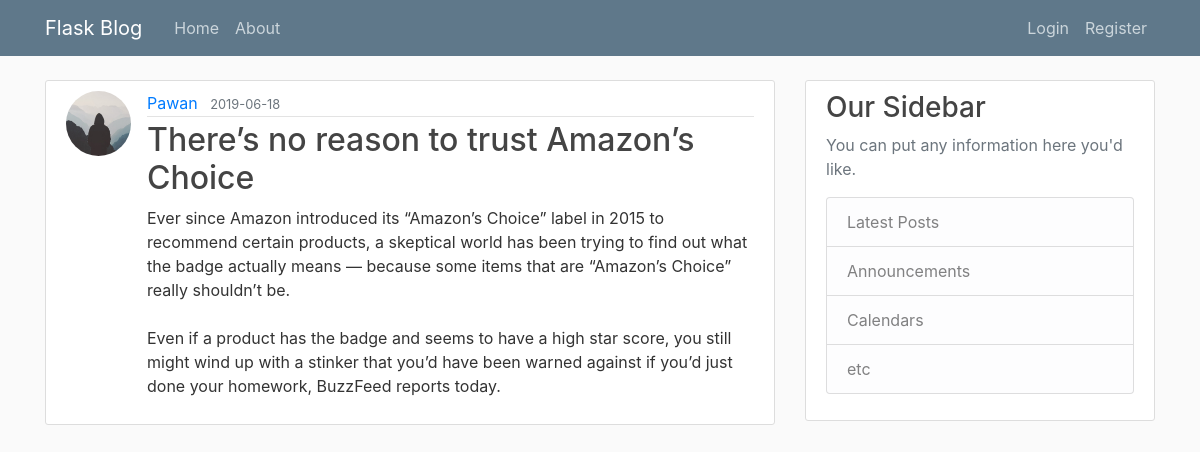
The page /post/14 on the database its author committed.
### flaskblog/models.py (models this page shows, shortened)
class User(db.Model, UserMixin):
    id = db.Column(db.Integer, primary_key=True)
    username = db.Column(db.String(20), unique=True, nullable=False)
    email = db.Column(db.String(120), unique=True, nullable=False)
    image_file = db.Column(db.String(20), nullable=False, default='default.jpg')
    password = db.Column(db.String(60), nullable=False)
    posts = db.relationship('Post', backref='author', lazy=True)

class Post(db.Model):
    id = db.Column(db.Integer, primary_key=True)
    title = db.Column(db.String(100), nullable=False)
    date_posted = db.Column(db.DateTime, nullable=False, default=datetime.utcnow)
    content = db.Column(db.Text, nullable=False)
    user_id = db.Column(db.Integer, db.ForeignKey('user.id'), nullable=False)

### flaskblog/routes.py (the view)
@app.route("/post/<int:post_id>")
def post(post_id):
    post = Post.query.get_or_404(post_id)
    return render_template('post.html', title=post.title, post=post)

### flaskblog/templates/post.html (shortened to what this page needs)
{% extends "layout.html" %}
{% block content %}
	<article class="media content-section">
		<img class="rounded-circle article-img" src="{{ url_for('static', filename='profile_pics/') + post.author.image_file }}">
	  <div class="media-body">
	    <div class="article-metadata">
	      <a class="mr-2" href="{{ url_for('user_posts', username=post.author.username) }}">{{ post.author.username }}</a>
	      <small class="text-muted">{{ post.date_posted.strftime('%Y-%m-%d') }}</small>
	    </div>
	    <h2 class="article-title">{{ post.title }}</h2>
	    <p class="article-content">{{ post.content }}</p>
	  </div>
	</article>
{% endblock content %}

### flaskblog/static/main.css (style rules this page uses)
body { background: #fafafa; color: #333333; margin-top: 5rem; }
h1, h2, h3, h4, h5, h6 { color: #444444; }
.content-section { background: #ffffff; padding: 10px 20px; border: 1px solid #dddddd; border-radius: 3px; margin-bottom: 20px; }
.article-title { color: #444444; }
.article-content { white-space: pre-line; }
.article-img { height: 65px; width: 65px; margin-right: 16px; }
.article-metadata { padding-bottom: 1px; margin-bottom: 4px; border-bottom: 1px solid #e3e3e3 }

### rows shown on the page
User: image_file (placeholder picture), author.username "Pawan"
Post: date_posted "2019-06-18", title "There’s no reason to trust Amazon’s Choice", content "Ever since Amazon introduced its “Amazon’s Choice” label in 2015 to recommend certain products, a skeptical world has been trying to find out what the badge actually means — because some items that are “Amazon’s Choice” really shouldn’t be. Even if a product has the badge and seems to have a high star score, you still might wind up with a stinker that you’d have been warned against if you’d just done your homework, BuzzFeed reports today."
